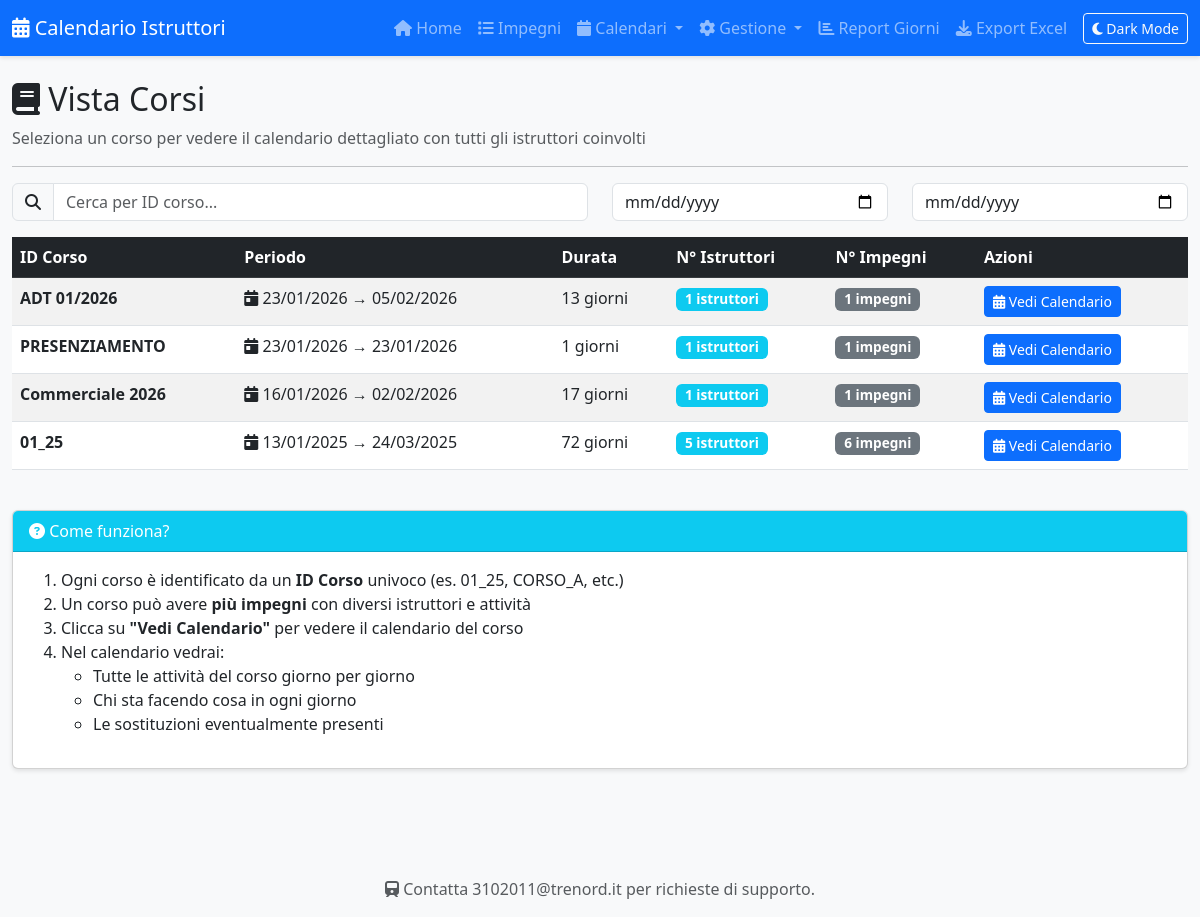
The app's page /vista_corsi with its own data.
### tables this page shows
CREATE TABLE impegni (
            id INTEGER PRIMARY KEY AUTOINCREMENT,
            id_corso TEXT,
            istruttore_id INTEGER NOT NULL,
            attivita_id INTEGER NOT NULL,
            data_inizio DATE NOT NULL,
            giorni_lavorativi INTEGER NOT NULL,
            data_fine DATE,
            note TEXT,
            creato_il TIMESTAMP DEFAULT CURRENT_TIMESTAMP,
            modificato_il TIMESTAMP DEFAULT CURRENT_TIMESTAMP, giorno_extra_1 TEXT, giorno_extra_2 TEXT, giorno_extra_3 TEXT,
            FOREIGN KEY (istruttore_id) REFERENCES istruttori(id),
            FOREIGN KEY (attivita_id) REFERENCES tipi_attivita(id)
        );

### app.py (the view)
@app.route('/vista_corsi')
def vista_corsi():
    conn = get_db()
    corsi_raw = conn.execute('''
        SELECT DISTINCT i.id_corso,
               MIN(i.data_inizio) as data_inizio,
               MAX(i.data_fine) as data_fine,
               COUNT(DISTINCT i.istruttore_id) as num_istruttori,
               COUNT(i.id) as num_impegni
        FROM impegni i
        WHERE i.id_corso IS NOT NULL AND i.id_corso != ''
        GROUP BY i.id_corso
        ORDER BY data_inizio DESC
    ''').fetchall()
    corsi = [dict(row) for row in corsi_raw]
    conn.close()
    return render_template('vista_corsi.html', corsi=corsi)

### app.py (called while the page is built)
@app.template_filter('itdate')
def itdate(value):
    try:
        if not value:
            return ''
        s = str(value)
        parts = s.split('T')[0].split('-')
        if len(parts) == 3:
            yyyy, mm, dd = parts
            return f"{dd.zfill(2)}/{mm.zfill(2)}/{yyyy}"
        d = datetime.strptime(s, '%Y-%m-%d')
        return f"{d.day:02d}/{d.month:02d}/{d.year}"
    except Exception:
        try:
            d = datetime.fromisoformat(str(value).split('T')[0])
            return f"{d.day:02d}/{d.month:02d}/{d.year}"
        except Exception:
            return str(value)

### database.py (called while the page is built)
def get_db():
    conn = sqlite3.connect('calendario.db')
    conn.row_factory = sqlite3.Row  # Per accedere alle colonne per nome
    return conn

### templates/vista_corsi.html (shortened to what this page needs)
{% extends "base.html" %}
{% block content %}
<div class="row">
    <div class="col-12">
        <h2><i class="fas fa-book"></i> Vista Corsi</h2>
        <p class="text-muted">Seleziona un corso per vedere il calendario dettagliato con tutti gli istruttori coinvolti</p>
        <hr>
    </div>
</div>
<div class="row mb-3">
    <div class="col-md-6">
        <div class="input-group">
            <span class="input-group-text"><i class="fas fa-search"></i></span>
            <input type="text" class="form-control" id="cercaCorso"
                   placeholder="Cerca per ID corso...">
        </div>
    </div>
    <div class="col-md-3">
        <input type="date" class="form-control" id="filtroDa" placeholder="Data da">
    </div>
    <div class="col-md-3">
        <input type="date" class="form-control" id="filtroA" placeholder="Data a">
    </div>
</div>
{% if corsi %}
<div class="row">
    <div class="col-12">
        <div class="table-responsive">
            <table class="table table-hover table-striped">
                <thead class="table-dark">
                    <tr>
                        <th>ID Corso</th>
                        <th>Periodo</th>
                        <th>Durata</th>
                        <th>N° Istruttori</th>
                        <th>N° Impegni</th>
                        <th>Azioni</th>
                    </tr>
                </thead>
                <tbody>
                    {% for corso in corsi %}
                    <tr>
                        <td><strong>{{ corso.id_corso }}</strong></td>
                        <td>
                            <i class="fas fa-calendar-day"></i>
                            {{ corso.data_inizio|itdate }}
                            →
                            {{ corso.data_fine|itdate }}
                        </td>
                        <td>
                            {% set inizio = corso.data_inizio %}
                            {% set fine = corso.data_fine %}
                            {% set giorni = ((fine | string | replace('-', '') | int) - (inizio | string | replace('-', '') | int)) %}
                            {{ ((fine.split('-')[0] | int - inizio.split('-')[0] | int) * 365 +
                                (fine.split('-')[1] | int - inizio.split('-')[1] | int) * 30 +
                                (fine.split('-')[2] | int - inizio.split('-')[2] | int) + 1) }} giorni
                        </td>
                        <td>
                            <span class="badge bg-info">{{ corso.num_istruttori }} istruttori</span>
                        </td>
                        <td>
                            <span class="badge bg-secondary">{{ corso.num_impegni }} impegni</span>
                        </td>
                        <td>
                            <a href="/corso/{{ corso.id_corso }}" class="btn btn-sm btn-primary">
                                <i class="fas fa-calendar-alt"></i> Vedi Calendario
                            </a>
                        </td>
                    </tr>
                    {% endfor %}
                </tbody>
            </table>
        </div>
    </div>
</div>
{% endif %}
<div class="row mt-4">
    <div class="col-12">
        <div class="card">
            <div class="card-header bg-info text-white">
                <i class="fas fa-question-circle"></i> Come funziona?
            </div>
            <div class="card-body">
                <ol>
                    <li>Ogni corso è identificato da un <strong>ID Corso</strong> univoco (es. 01_25, CORSO_A, etc.)</li>
                    <li>Un corso può avere <strong>più impegni</strong> con diversi istruttori e attività</li>
                    <li>Clicca su <strong>"Vedi Calendario"</strong> per vedere il calendario del corso</li>
                    <li>Nel calendario vedrai:
                        <ul>
                            <li>Tutte le attività del corso giorno per giorno</li>
                            <li>Chi sta facendo cosa in ogni giorno</li>
                            <li>Le sostituzioni eventualmente presenti</li>
                        </ul>
                    </li>
                </ol>
            </div>
        </div>
    </div>
</div>
{% endblock %}

### static/css/style.css (style rules this page uses)
body { font-family: 'Segoe UI', Tahoma, Geneva, Verdana, sans-serif; background-color: #f8f9fa; }
.card { box-shadow: 0 2px 4px rgba(0,0,0,0.1); margin-bottom: 20px; }
.table-responsive { max-height: 600px; overflow-y: auto; }
.badge { font-size: 0.85rem; }
.btn { transition: all 0.3s ease; }
.card { transition: all 0.3s ease; }

### records on screen
impegni: id_corso "PRESENZIAMENTO", data_inizio|itdate "23/01/2026", data_fine|itdate "23/01/2026", giorni_lavorativi "1", num_istruttori "1", num_impegni "1"
impegni: id_corso "Commerciale 2026", data_inizio|itdate "16/01/2026", data_fine|itdate "02/02/2026", value "17", num_istruttori "1", num_impegni "1"

### other values on screen
{{ corso.id_corso }} "ADT 01/2026" "01_25"
{{ corso.data_inizio|itdate }} "23/01/2026" "13/01/2025"
{{ corso.data_fine|itdate }} "05/02/2026" "24/03/2025"
{{ corso.num_istruttori }} "1" "5"
{{ corso.num_impegni }} "1" "6"
